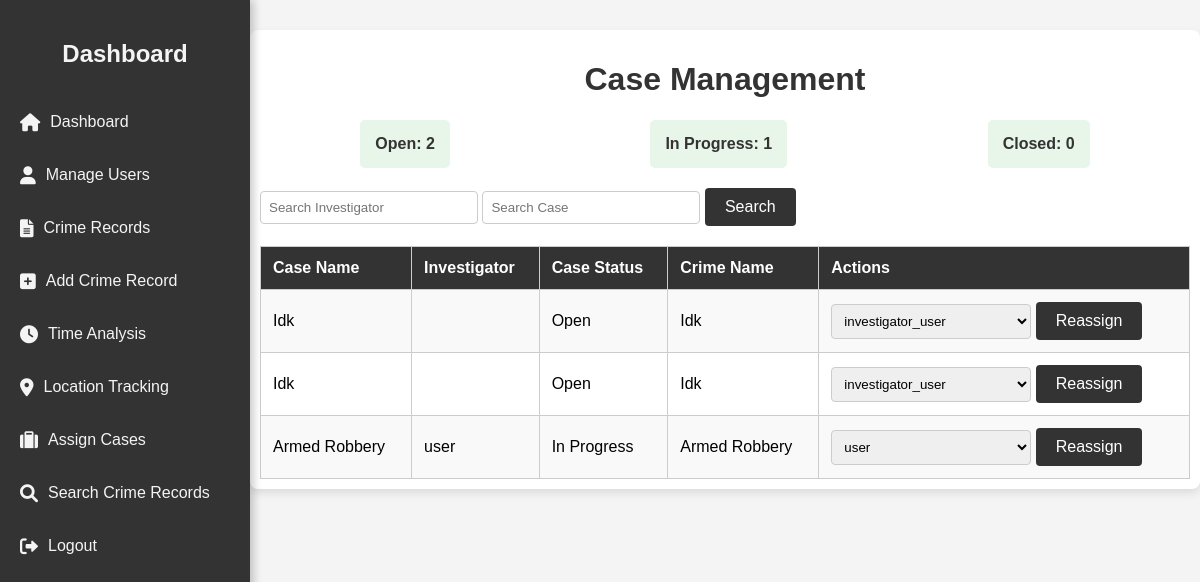
The page /assign_case.php (signed in) on the database its author committed.
### tables this page shows
CREATE TABLE `crime_records` (
  `id` int(11) NOT NULL,
  `full_name` varchar(100) NOT NULL,
  `gender` enum('Male','Female','Other') NOT NULL,
  `nationality` varchar(50) NOT NULL,
  `district_of_origin` varchar(100) NOT NULL,
  `date_of_birth` date NOT NULL,
  `identification_type` enum('Driver''s License','National ID') NOT NULL,
  `identification_number` varchar(50) NOT NULL,
  `address` text NOT NULL,
  `image_path` varchar(255) DEFAULT NULL,
  `crime_name` varchar(100) NOT NULL,
  `severity` enum('Low','Moderate','High','Severe') NOT NULL,
  `time_of_occurrence` datetime NOT NULL,
  `place_of_crime` varchar(100) NOT NULL,
  `victims` text DEFAULT NULL,
  `evidence` text DEFAULT NULL,
  `potential_charge` text DEFAULT NULL,
  `time_served` varchar(100) DEFAULT NULL,
  `created_at` timestamp NOT NULL DEFAULT current_timestamp(),
  `latitude` float(10,6) DEFAULT NULL,
  `longitude` float(10,6) DEFAULT NULL,
  `case_status` enum('Open','Closed','In Progress') NOT NULL DEFAULT 'Open',
  `assigned_investigator` int(11) DEFAULT NULL
);

CREATE TABLE `users` (
  `user_id` int(11) NOT NULL,
  `username` varchar(50) NOT NULL,
  `password` varchar(255) NOT NULL,
  `role` enum('admin','investigator') NOT NULL,
  `created_at` timestamp NOT NULL DEFAULT current_timestamp()
);

### assign_case.php (the view, shortened to what this page needs)
<?php
require 'config2.php';
include 'header.php';
$search_investigator = $_GET['investigator'] ?? '';
$search_case = $_GET['case_name'] ?? '';
$status_counts = [
    'Open' => 0,
    'In Progress' => 0,
    'Closed' => 0,
];
$status_query = "SELECT case_status, COUNT(*) AS count FROM crime_records GROUP BY case_status";
$status_result = $conn->query($status_query);
while ($row = $status_result->fetch_assoc()) {
    $status_counts[$row['case_status']] = $row['count'];
}
$query = "SELECT cr.*, u.username AS investigator_name
          FROM crime_records cr
          LEFT JOIN users u ON cr.assigned_investigator = u.user_id";
$cases = $conn->query($query);
?>
<!DOCTYPE html>
<html lang="en">
<head>
</head>
<body>
<div class="container">
    <h1>Case Management</h1>
    <div class="stats">
        <div class="stat" onclick="filterCases('Open')">Open: <?= $status_counts['Open'] ?></div>
        <div class="stat" onclick="filterCases('In Progress')">In Progress: <?= $status_counts['In Progress'] ?></div>
        <div class="stat" onclick="filterCases('Closed')">Closed: <?= $status_counts['Closed'] ?></div>
    </div>
    <div class="search-bar">
        <form method="get" action="assign_case.php">
            <input type="text" name="investigator" placeholder="Search Investigator" value="<?= htmlspecialchars($search_investigator) ?>">
            <input type="text" name="case_name" placeholder="Search Case" value="<?= htmlspecialchars($search_case) ?>">
            <button type="submit">Search</button>
        </form>
    </div>
    <table>
        <tr>
            <th>Case Name</th>
            <th>Investigator</th>
            <th>Case Status</th>
            <th>Crime Name</th>
            <th>Actions</th>
        </tr>
        <?php while ($case = $cases->fetch_assoc()): ?>
            <tr>
                <td><?= htmlspecialchars($case['crime_name']) ?></td>
                <td><?= htmlspecialchars($case['investigator_name']) ?></td>
                <td><?= htmlspecialchars($case['case_status']) ?></td>
                <td><?= htmlspecialchars($case['crime_name']) ?></td>
                <td>
                    <form method="post" style="display:inline-block;">
                        <select name="new_investigator">
                            <?php
                            $investigators = $conn->query("SELECT * FROM users WHERE role = 'investigator'");
                            while ($investigator = $investigators->fetch_assoc()): ?>
                                <option value="<?= $investigator['user_id'] ?>" <?= $case['assigned_investigator'] == $investigator['user_id'] ? 'selected' : '' ?>>
                                    <?= htmlspecialchars($investigator['username']) ?>
                                </option>
                            <?php endwhile; ?>
                        </select>
                        <button type="submit">Reassign</button>
                    </form>
                </td>
            </tr>
        <?php endwhile; ?>
    </table>
</div>
</body>
</html>

### style/styles_header.css (style rules this page uses)
body { font-family: Arial, sans-serif; background-color: #f4f4f4; margin: 0; padding: 0; margin-left: 250px; }

### assign_case.php (style rules this page uses)
body { font-family: Arial, sans-serif; background-color: #f4f4f4; margin-left: 250px; padding: 0; }
.container { max-width: 1000px; margin: 30px auto; padding: 10px; background-color: #fff; border-radius: 8px; box-shadow: 0px 4px 8px rgba(0, 0, 0, 0.1); }
h1, h2 { text-align: center; color: #333; }
.stats { display: flex; justify-content: space-around; margin-bottom: 20px; }
.stat { padding: 15px; border-radius: 5px; background-color: #e8f5e9; color: #333; font-weight: bold; cursor: pointer; }
table { width: 100%; border-collapse: collapse; }
th, td { padding: 12px; border: 1px solid #ccc; text-align: left; }
th { background-color: #333; color: #fff; }
tr:nth-child(even) { background-color: #f9f9f9; }
.search-bar { margin-bottom: 20px; }
input[type="text"], select { padding: 8px; border-radius: 4px; border: 1px solid #ccc; width: 200px; }
button { padding: 10px 20px; background-color: #333; color: #fff; border: none; border-radius: 4px; cursor: pointer; transition: background-color 0.3s; font-size: 16px; }

### rows shown on the page
crime_records: crime_name "Idk", case_status "Open"
crime_records: crime_name "Idk", case_status "Open"
crime_records: crime_name "Armed Robbery", users.username "user", case_status "In Progress", new_investigator "user"

### other values the page prints
$status_counts['Open'] "2"
$status_counts['In Progress'] "1"
$status_counts['Closed'] "0"
form field new_investigator "investigator_user"
